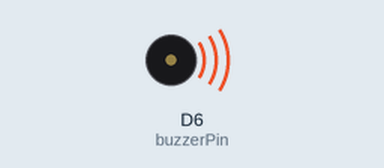
The sketch below on a simulated ESP8266 (NodeMCU). Shown: buzzer (waves = sounding, pin HIGH).

Above: at 0.5 s.
Timing chart, 0 to 4.6 s (numbered marks = the images above):
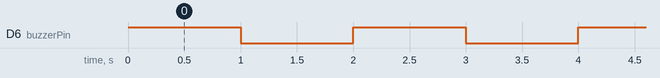

Measured:
- by itself, D6 (buzzerPin): alternates HIGH for 1.0 s and LOW for 1.0 s

The sketch:

codeBuzzer.ino
```cpp
int buzzerPin = D6;  // Pin donde está conectado el buzzer

void setup() {
  pinMode(buzzerPin, OUTPUT);  // Configurar el pin del buzzer como salida
}

void loop() {
  digitalWrite(buzzerPin, HIGH);  // Encender el buzzer
  delay(1000);  // Esperar 1 segundo (1000 ms)

  digitalWrite(buzzerPin, LOW);   // Apagar el buzzer
  delay(1000);  // Esperar 1 segundo (1000 ms)
}
```
